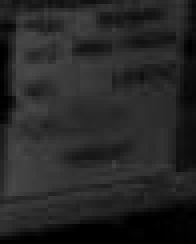
#> input picture data/true/0481.jpg, 49 x 61 px (shown 4 times larger)
$ python -i gtcfeat.py   (imports and definitions only)
#> lines starting #> are read from the running program, lines starting #| are printed output that depends on the picture
#> further down, picture is the input picture: shape (61, 49, 3); min 0, max 74, mean 38.4
import cv2
from skimage.feature import hog
import numpy as np
import os

# img = cv2.imread('messi5.jpg')
#     5
#     6 res = cv2.resize(img,None,fx=2, fy=2, interpolation = cv2.INTER_CUBIC)
#     7
#     8 #OR
#     9
#    10 height, width = img.shape[:2]
#    11 res = cv2.resize(img,(2*width, 2*height), interpolation = cv2.INTER_CUBIC)


def getFeat(img, algorithm = 'histogram', masksize = (32, 32)):
#> called with algorithm = 'histogram', masksize = (32, 32)
    maskRows = masksize[0]
    maskCols = masksize[1]

    img = cv2.cvtColor(img, cv2.COLOR_RGB2GRAY)
    img = cv2.resize(img, dsize = (maskRows, maskCols), interpolation=cv2.INTER_CUBIC)
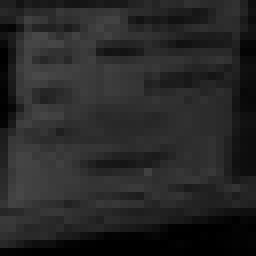
#> img: shape (32, 32) (shown 8 times larger); min 0, max 73, mean 38.4

    if algorithm == 'histogram' :
        row_feat = [ 0 ] * maskRows
        col_feat = [ 0 ] * maskCols
        for r in range(maskRows):
            for c in range(maskCols):
                row_feat[r] += img[r][c]
                col_feat[c] += img[r][c]
#> after the loop, col_feat = 32 values, max 1766 at index 3, min 450 at index 31, mean 1230.3; row_feat = 32 values, max 1623 at index 22, min 19 at index 31, mean 1230.3
        for r in range(maskRows):
            row_feat[r] /= float(maskCols*255)
#> after the loop, row_feat = 32 values, max 0.199 at index 22, min 0.00233 at index 31, mean 0.151
        for c in range(maskCols):
            col_feat[c] /= float(maskRows*255)
#> after the loop, col_feat = 32 values, max 0.216 at index 3, min 0.0551 at index 31, mean 0.151

        return row_feat + col_feat

    elif algorithm == 'lbp':
        lbp_feat = [0] * 256
        for r in range(1, maskRows-1):
            for c in range(1, maskCols-1):
                lbp_value = 0
                for dr in range(-1, 2):
                    for dc in range(-1, 2):
                        if dr == 0 and dc == 0:
                            continue
                        #lbp_value *= 2
                        if img[r+dr][c+dc] > img[r][c] :
                            lbp_value += 1
                lbp_feat[ lbp_value ] += 1

        total = (maskCols-1)*(maskRows-1)
        for i in range(256):
            lbp_feat[i] /= float(total)

        return lbp_feat

    elif algorithm == 'mct':
        lbp_feat = [0] * 1023
        for r in range(0, maskRows):
            for c in range(0, maskCols):
                for dr in range(-1, 2):
                    for dc in range(-1, 2):
                        if r+dr < 0 or c+dc < 0 or r+dr >= maskRows or c+dc >= maskCols:
                            continue
                        if img[r+dr][c+dc] > img[r][c] and r*maskRows+c < 1023:
                            lbp_feat[r*maskRows+c] += 1

        total = maskCols * maskRows
        for i in range(1023):
            lbp_feat[i] /= float(total)

        return lbp_feat

    elif algorithm == 'hog':
        fd, hog_img = hog(img, orientations=8, pixels_per_cell=(16, 16), cells_per_block=(1, 1), visualise=True)

        return np.resize(hog_img, -1)

    elif algorithm == 'surf':
        surf = cv2.fe
        pass

    return None

def getDistance(feat1, feat2, algorithm='ssd'):
    if algorithm == 'ssd':
        ssd = 0
        dim = len(feat1)
        for i in range(dim):
            dd = feat1[i] - feat2[i]
            ssd += dd * dd
        return ssd

    return None

def isTargetPattern(img, masksize = (48, 48)):
    maskRows = maskSize[0]
    maskCols = maskSize[1]
    img = cv2.cvtColor(img, cv2.COLOR_RGB2GRAY)
    img = cv2.resize(img, dsize = (maskRows, maskCols), interpolation=cv2.INTER_CUBIC)

# [12 lines not run here, left out]


>>> import cv2
>>> picture = cv2.cvtColor(cv2.imread('data/true/0481.jpg'), cv2.COLOR_BGR2RGB)
>>> result = getFeat(picture)
#> result = 64 values, max 0.216 at index 35, min 0.00233 at index 31, mean 0.151

$ run again, on data/true/10724.jpg
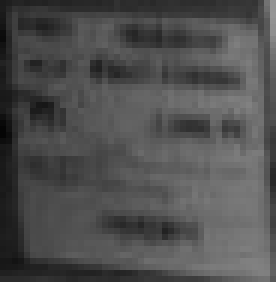
#> input picture data/true/10724.jpg, 46 x 47 px (shown 6 times larger)
#> picture is the input picture: shape (47, 46, 3); min 5, max 149, mean 79
#> in getFeat, `img = cv2.resize(img, dsize = (maskRows, maskCols), interpolation=cv2...`:
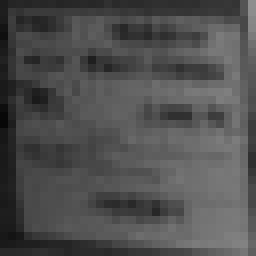
#> img: shape (32, 32) (shown 8 times larger); min 7, max 142, mean 79
#> after the loop in getFeat, `for r in range(maskRows):`: col_feat = 32 values, max 3574 at index 29, min 815 at index 0, mean 2527.5; row_feat = 32 values, max 2942 at index 28, min 1542 at index 0, mean 2527.5
#> after the loop in getFeat, `for r in range(maskRows):`: row_feat = 32 values, max 0.361 at index 28, min 0.189 at index 0, mean 0.31
#> after the loop in getFeat, `for c in range(maskCols):`: col_feat = 32 values, max 0.438 at index 29, min 0.0999 at index 0, mean 0.31
#> result = 64 values, max 0.438 at index 61, min 0.0999 at index 32, mean 0.31
